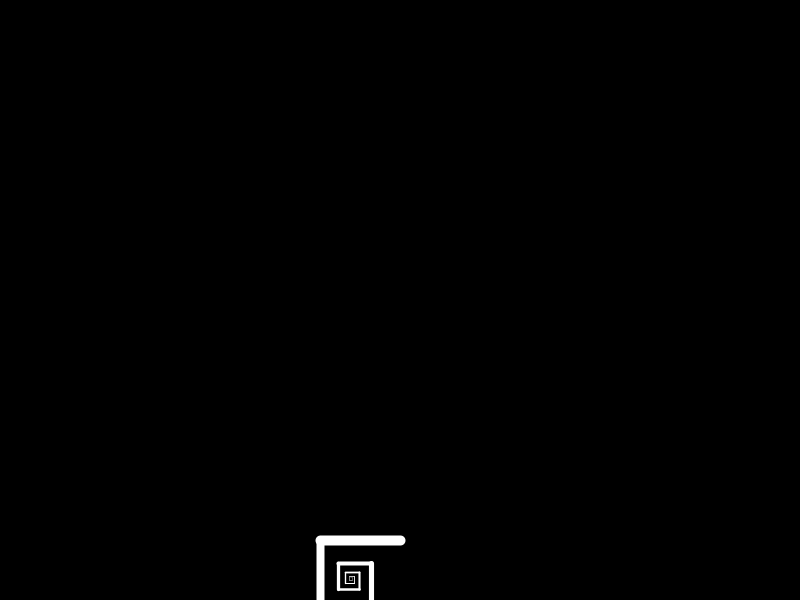
Frame 1 (no input)
Frame 60 (the mouse pressed at the canvas centre just before this capture): identical to frame 1, image omitted
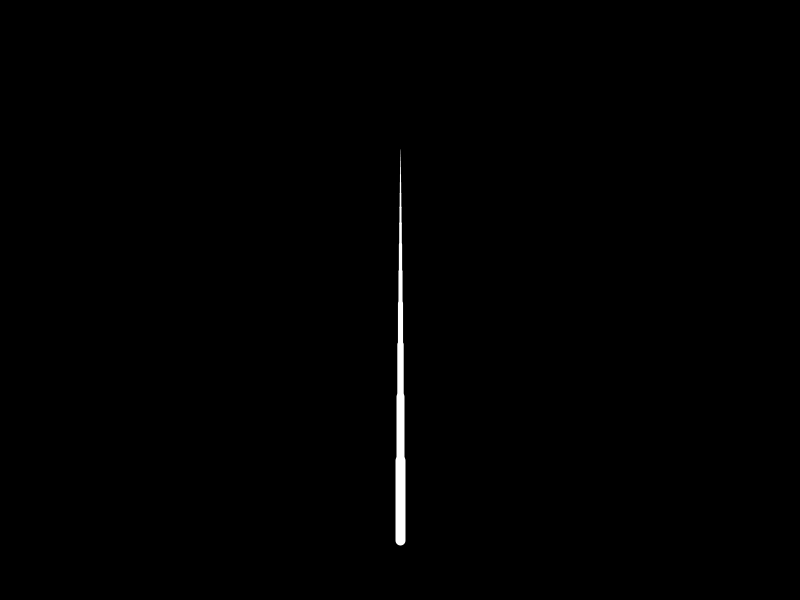
Frame 120 (the mouse held since frame 60 and released just before this capture)

The Processing sketch that drew these frames (run headless with seeded random() and noise(); from frame 60 on, the mouse is pressed at the canvas centre):

// Processing sketch: curlywurly
// ── curlywurly.pde
float theta;   
void setup() {
 size(800, 600);
  smooth();
  strokeWeight(20f);
}

void draw() {
  background(0);
  
  frameRate(30);
  stroke(255);
  // Let's pick an angle 0 to 90 degrees based on the mouse position
  float a = ((mouseX / (float) width) * 180f)-90f;
  // Convert it to radians
  println(a);
  theta = radians(a);
  // Start the tree from the bottom of the screen
  translate(width/2,height);
  // Draw a line 60 pixels
  //line(0,0,0,-200);
  // Move to the end of that line
  translate(0,-60);
  // Start the recursive branching!
  branch(100);

}

void branch(float h) {
  // Each branch will be 2/3rds the size of the previous one
  h *= 0.8f;
  
  // All recursive functions must have an exit condition!!!!
  // Here, ours is when the length of the branch is 2 pixels or less
  if (h > 2) {
    strokeWeight(h/8);
    pushMatrix();    // Save the current state of transformation (i.e. where are we now)
    rotate(theta);   // Rotate by theta
    line(0,0,0,-h);  // Draw the branch
    translate(0,-h); // Move to the end of the branch
    branch(h);       // Ok, now call myself to draw two new branches!!
    popMatrix();     // Whenever we get back here, we "pop" in order to restore the previous matrix state

  }
}
